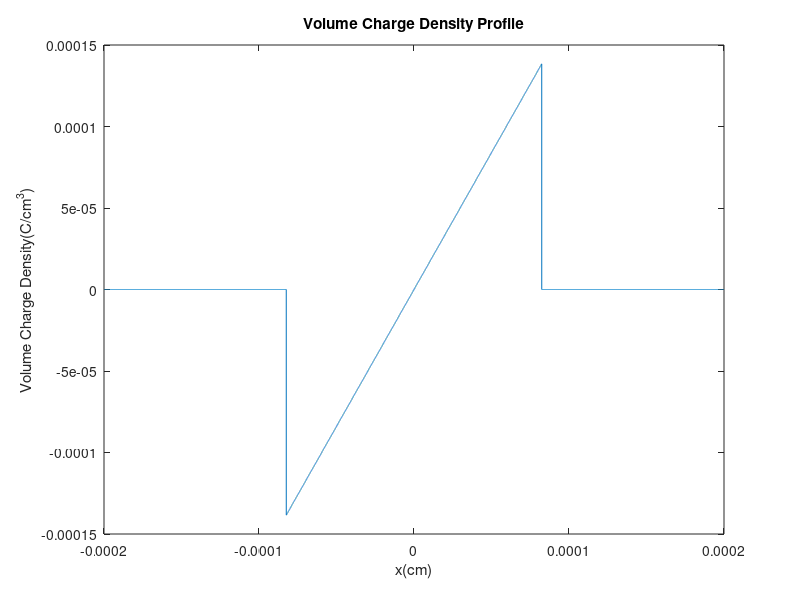
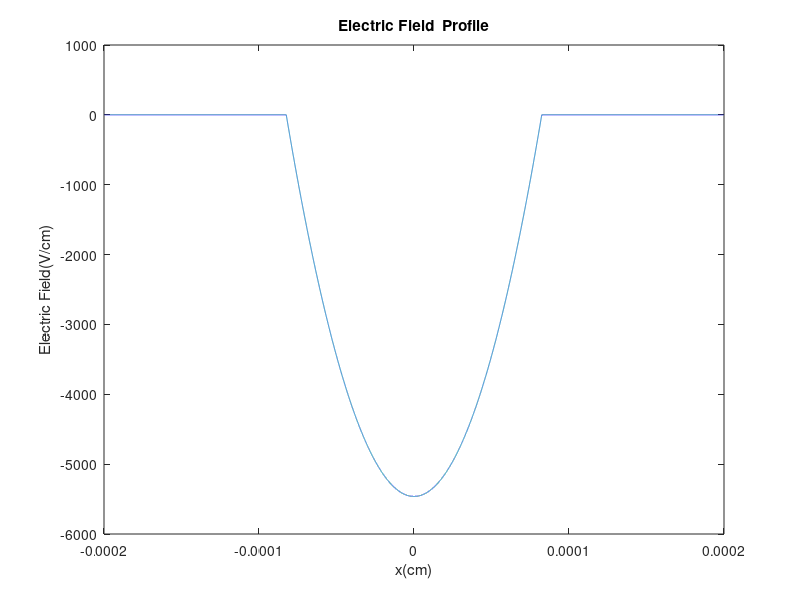
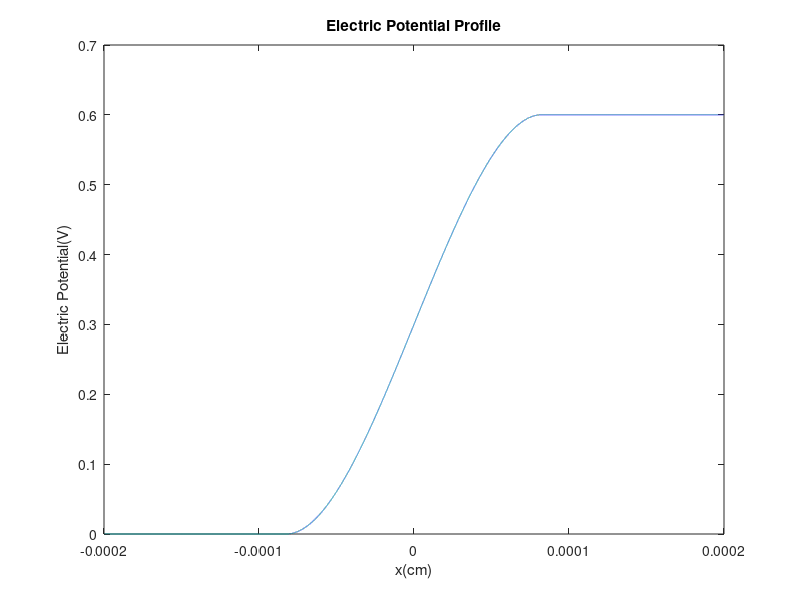

Write the MATLAB code that produced these figures, in order.
clc ;
clear vars ;
clear all;

%declaring given parameters
q = 1.6e-19;
Nd= 1e15;
Wp = 2;
Wn = 2;
epsilono = 8.85e-14;
T = 300 + 1.5*3; % roll number ends with 3
Vt = 0.02600 * (T/300);
Vbi = 0.6;
epsilonSi = 11.8;
ni = 1e10;

%calculating acceptor donor concentration



%Depletion width calculation(in cm)
Ld = sqrt(6*epsilonSi*epsilono*Vbi*(q*ni)^(-1)*exp(-(Vbi/(2*Vt))));
xn = 10^4*0.5*Ld;
xp = 10^4*0.5*Ld;

a = 2*ni*exp(Vbi/(2*Vt))*Ld^(-1);
%Charge profile plot

dx = 0.0001; %step size assumed
X = -Wp:dx:Wn;
rho = zeros(1,length(X));

rho(1,round((-xp+Wp)/dx+1):round((xn+Wp)/dx+1)) = q*a*X(1,round((-xp+Wp)/dx+1):round((xn+Wp)/dx+1))*10^(-4);

figure
plot( X * 10^(-4), rho)
hold on
xlabel('x(cm)');
ylabel('Volume Charge Density(C/cm^3)');
title('Volume Charge Density Profile');

%Electric field Profile
E= zeros(1,length(X));
%Trapezoidal Integration Method
for i=2:length(X)
    
    E(1,i) = E(1,i-1) + dx*0.5*(rho(1,i-1)+ rho(1,i));

end

% due to an arbitrary step size chosen (not in micrometers) we have to multiply 10e-4 to match the units and bring it in cm
E = 10^(-4) * (epsilonSi*epsilono)^(-1)*E;

figure
plot( X * 10^(-4), E)
hold on
xlabel('x(cm)');
ylabel('Electric Field(V/cm)');
title('Electric Field  Profile');

%Voltage Profile using trapezoidal rule
V= zeros(1,length(X));
for i=2:length(X)
    
    V(1,i) = V(1,i-1) + dx*0.5*(E(1,i-1)+ E(1,i));
   
end
% due to an arbitrary step size chosen (not in micrometers) we have to multiply 10e-4 to match the units and bring it in cm
V = -10^(-4)*V;

figure
plot( X * 10^(-4), V)
hold on
xlabel('x(cm)');
ylabel('Electric Potential(V)');
title('Electric Potential Profile');
